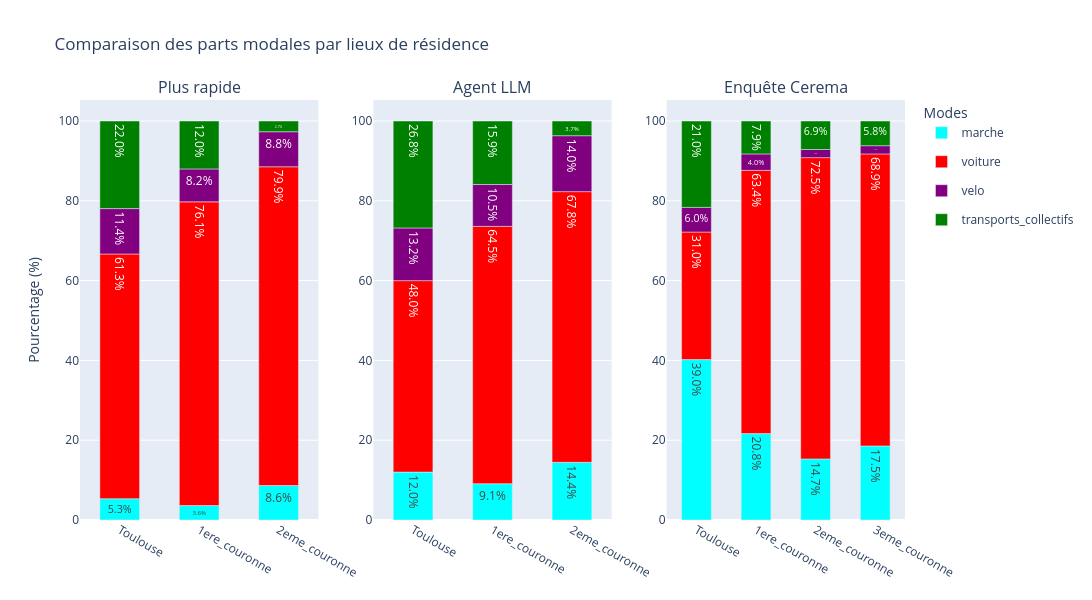

Here is the notebook cell this chart was saved with:
### Code cell
bar_graph(moves, cerema["parts_modales_2023"]["lieu_residence"], "Comparaison des parts modales par lieux de résidence", x_name="Lieu de résidence")

### Figure 1 — Plotly figure (JSON) as saved in the notebook; plotly's stock layout.template omitted (floating-point values rounded to 4 significant figures)
{"data": [{"legendgroup": "marche", "marker": {"color": "cyan"}, "name": "marche", "showlegend": true, "text": ["5.3314121037463975", "3.622497616777884", "8.640226628895183", "inf"], "textposition": "inside", "texttemplate": "%{text:.1f}%", "type": "bar", "x": ["Toulouse", "1ere_couronne", "2eme_couronne", null], "xaxis": "x", "y": [111, 76, 61, 22], "yaxis": "y"}, {"legendgroup": "voiture", "marker": {"color": "red"}, "name": "voiture", "showlegend": true, "text": ["61.33525456292027", "76.12011439466158", "79.88668555240793", "inf"], "textposition": "inside", "texttemplate": "%{text:.1f}%", "type": "bar", "x": ["Toulouse", "1ere_couronne", "2eme_couronne", null], "xaxis": "x", "y": [1277, 1597, 564, 193], "yaxis": "y"}, {"legendgroup": "velo", "marker": {"color": "purple"}, "name": "velo", "showlegend": true, "text": ["11.38328530259366", "8.245948522402289", "8.78186968838527", "inf"], "textposition": "inside", "texttemplate": "%{text:.1f}%", "type": "bar", "x": ["Toulouse", "1ere_couronne", "2eme_couronne", null], "xaxis": "x", "y": [237, 173, 62, 19], "yaxis": "y"}, {"legendgroup": "transports_collectifs", "marker": {"color": "green"}, "name": "transports_collectifs", "showlegend": true, "text": ["21.950048030739673", "12.011439466158246", "2.6912181303116145", "inf"], "textposition": "inside", "texttemplate": "%{text:.1f}%", "type": "bar", "x": ["Toulouse", "1ere_couronne", "2eme_couronne", null], "xaxis": "x", "y": [457, 252, 19, 2], "yaxis": "y"}, {"legendgroup": "marche", "marker": {"color": "cyan"}, "name": "marche", "showlegend": false, "text": ["12.007684918347742", "9.103908484270734", "14.44759206798867", "inf"], "textposition": "inside", "texttemplate": "%{text:.1f}%", "type": "bar", "x": ["Toulouse", "1ere_couronne", "2eme_couronne", null], "xaxis": "x2", "y": [250, 191, 102, 34], "yaxis": "y2"}, {"legendgroup": "voiture", "marker": {"color": "red"}, "name": "voiture", "showlegend": false, "text": ["47.982708933717575", "64.48999046711154", "67.84702549575071", "inf"], "textposition": "inside", "texttemplate": "%{text:.1f}%", "type": "bar", "x": ["Toulouse", "1ere_couronne", "2eme_couronne", null], "xaxis": "x2", "y": [999, 1353, 479, 163], "yaxis": "y2"}, {"legendgroup": "velo", "marker": {"color": "purple"}, "name": "velo", "showlegend": false, "text": ["13.208453410182516", "10.486177311725452", "14.022662889518415", "inf"], "textposition": "inside", "texttemplate": "%{text:.1f}%", "type": "bar", "x": ["Toulouse", "1ere_couronne", "2eme_couronne", null], "xaxis": "x2", "y": [275, 220, 99, 35], "yaxis": "y2"}, {"legendgroup": "transports_collectifs", "marker": {"color": "green"}, "name": "transports_collectifs", "showlegend": false, "text": ["26.801152737752158", "15.919923736892278", "3.6827195467422094", "inf"], "textposition": "inside", "texttemplate": "%{text:.1f}%", "type": "bar", "x": ["Toulouse", "1ere_couronne", "2eme_couronne", null], "xaxis": "x2", "y": [558, 334, 26, 4], "yaxis": "y2"}, {"legendgroup": "marche", "marker": {"color": "cyan"}, "name": "marche", "showlegend": false, "text": ["39.0", "20.792079207920793", "14.705882352941178", "17.475728155339805"], "textposition": "inside", "texttemplate": "%{text:.1f}%", "type": "bar", "x": ["Toulouse", "1ere_couronne", "2eme_couronne", "3eme_couronne"], "xaxis": "x3", "y": [39, 21, 15, 18], "yaxis": "y3"}, {"legendgroup": "voiture", "marker": {"color": "red"}, "name": "voiture", "showlegend": false, "text": ["31.0", "63.366336633663366", "72.54901960784314", "68.93203883495146"], "textposition": "inside", "texttemplate": "%{text:.1f}%", "type": "bar", "x": ["Toulouse", "1ere_couronne", "2eme_couronne", "3eme_couronne"], "xaxis": "x3", "y": [31, 64, 74, 71], "yaxis": "y3"}, {"legendgroup": "velo", "marker": {"color": "purple"}, "name": "velo", "showlegend": false, "text": ["6.0", "3.9603960396039604", "1.9607843137254901", "1.9417475728155338"], "textposition": "inside", "texttemplate": "%{text:.1f}%", "type": "bar", "x": ["Toulouse", "1ere_couronne", "2eme_couronne", "3eme_couronne"], "xaxis": "x3", "y": [6, 4, 2, 2], "yaxis": "y3"}, {"legendgroup": "transports_collectifs", "marker": {"color": "green"}, "name": "transports_collectifs", "showlegend": false, "text": ["21.0", "7.920792079207921", "6.862745098039216", "5.825242718446602"], "textposition": "inside", "texttemplate": "%{text:.1f}%", "type": "bar", "x": ["Toulouse", "1ere_couronne", "2eme_couronne", "3eme_couronne"], "xaxis": "x3", "y": [21, 8, 7, 6], "yaxis": "y3"}], "layout": {"annotations": [{"font": {"size": 16}, "showarrow": false, "text": "Plus rapide", "x": 0.1444, "xanchor": "center", "xref": "paper", "y": 1.0, "yanchor": "bottom", "yref": "paper"}, {"font": {"size": 16}, "showarrow": false, "text": "Agent LLM", "x": 0.5, "xanchor": "center", "xref": "paper", "y": 1.0, "yanchor": "bottom", "yref": "paper"}, {"font": {"size": 16}, "showarrow": false, "text": "Enquête Cerema", "x": 0.8556, "xanchor": "center", "xref": "paper", "y": 1.0, "yanchor": "bottom", "yref": "paper"}], "bargap": 0.5, "barmode": "relative", "barnorm": "percent", "height": 600, "legend": {"title": {"text": "Modes"}}, "title": {"text": "Comparaison des parts modales par lieux de résidence"}, "width": 1300, "xaxis": {"anchor": "y", "categoryarray": ["Toulouse", "1ere_couronne", "2eme_couronne", "3eme_couronne"], "categoryorder": "array", "domain": [0.0, 0.2889], "showgrid": false, "type": "category"}, "xaxis2": {"anchor": "y2", "categoryarray": ["Toulouse", "1ere_couronne", "2eme_couronne", "3eme_couronne"], "categoryorder": "array", "domain": [0.3556, 0.6444], "showgrid": false, "type": "category"}, "xaxis3": {"anchor": "y3", "categoryarray": ["Toulouse", "1ere_couronne", "2eme_couronne", "3eme_couronne"], "categoryorder": "array", "domain": [0.7111, 1.0], "showgrid": false, "type": "category"}, "yaxis": {"anchor": "x", "domain": [0.0, 1.0], "title": {"text": "Pourcentage (%)"}}, "yaxis2": {"anchor": "x2", "domain": [0.0, 1.0]}, "yaxis3": {"anchor": "x3", "domain": [0.0, 1.0]}}}
